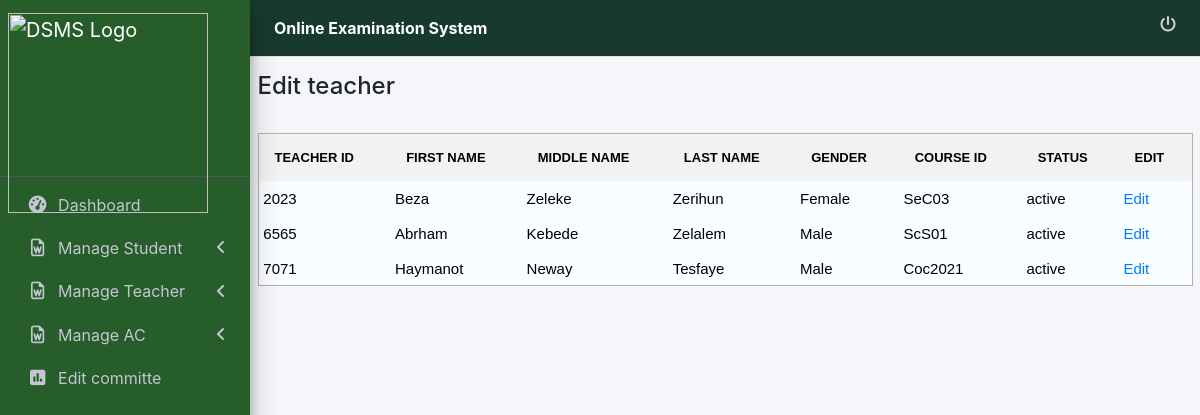
The app's page /Admin/edit_teacher.php with its own data.
### tables this page shows
CREATE TABLE `teacher` (
  `TEACHER_ID` int(11) NOT NULL,
  `F_NAME` varchar(50) DEFAULT NULL,
  `M_NAME` varchar(50) DEFAULT NULL,
  `L_NAME` varchar(50) DEFAULT NULL,
  `GENDER` enum('Male','Female') DEFAULT NULL,
  `COURSE_ID` varchar(50) DEFAULT NULL,
  `STATUS` enum('in active','active') NOT NULL DEFAULT 'active'
);

### Admin/edit_teacher.php (the view, shortened to what this page needs)
<?php
if($_SESSION['login']==='none'){
	echo "<script>window.open('../index.php?not_loggined=Please login!','_self')</script>";
}
else {
   $db = Database::getInstance();
   $con = $db->getConnection();
	?>
<html>
<head>
    <link rel="stylesheet" href="bootstrap-4.6.1-dist/css/bootstrap.css" >
    <link rel="stylesheet" href="../bootstrap-4.6.1-dist/asset/fontawesome/css/all.min.css">
    <link rel="stylesheet" href="../bootstrap-4.6.1-dist/asset/css/adminlte.min.css">
    <link rel="stylesheet" href="../bootstrap-4.6.1-dist/asset/css/style.css">
        <link rel="stylesheet" href="../style.css">
</head>
<body>
         <?php
           require("ad_nav.php");
         ?>
<div class="content-wrapper">
         <div class="container">
         <form method='post'>
            <br><br><br>
            <h4> Edit teacher </h4><br>
            <table width="100%" border="1" bordercolor="#bdaaaa"  >
                    <tr>
                      <th bgcolor="#e9eee2" class="style3"><div style=" text-align: left !important;" class="style9 style5"><strong>TEACHER ID</strong></div></th>
                      <th  bgcolor="#e9eee2" class="style3"><div align="left" class="style9 style5"><strong>FIRST NAME</strong></div></th>
                      <th bgcolor="#e9eee2" class="style3"><div align="left" class="style9 style5"><strong>MIDDLE NAME</strong></div></th>
                       <th bgcolor="#e9eee2" class="style3"><div align="left" class="style9 style5"><strong>LAST NAME</strong></div></th>
                       <th bgcolor="#e9eee2" class="style3"><div align="left" class="style9 style5"><strong>GENDER</strong></div></th>
                       <th bgcolor="#e9eee2" class="style3"><div align="left" class="style9 style5"><strong>COURSE ID</strong></div></th>
                       <th bgcolor="#e9eee2" class="style3"><div align="left" class="style9 style5"><strong>STATUS</strong></div></th>
                       <th bgcolor="#e9eee2" class="style3"><div align="left" class="style9 style5"><strong>EDIT</strong></div></th>
                    </tr>
                    <?php
                        $query10 = " SELECT * FROM teacher ";
                        $resultTF = mysqli_query($con, $query10);
                        if (!$resultTF) {
                            echo "Error: " . mysqli_error($con);
                        } else {
                            while ($row = mysqli_fetch_array($resultTF)) {
                                $e_id= $row['TEACHER_ID'];
                                $f_name = $row['F_NAME'];
                                $m_name = $row['M_NAME'];
                                $l_name = $row['L_NAME'];
                                $gen = $row['GENDER'];
                                $CID = $row['COURSE_ID'];
                                $status = $row['STATUS'];
                    ?>
                                <tr>
                                    <td bgcolor="#f8feff" class="style3"><div align="left" class="style9 style6"><?php echo $e_id; ?></div></td>
                                    <td bgcolor="#f8feff" class="style3"><div align="left" class="style9 style6"><?php echo $f_name; ?></div></td>
                                    <td bgcolor="#f8feff" class="style3"><div align="left" class="style9 style6"><?php echo $m_name; ?></div></td>
                                    <td bgcolor="#f8feff" class="style3"><div align="left" class="style9 style6"><?php echo $l_name; ?></div></td>
                                    <td bgcolor="#f8feff" class="style3"><div align="left" class="style9 style6"><?php echo $gen; ?></div></td>
                                    <td bgcolor="#f8feff" class="style3"><div align="left" class="style9 style6"><?php echo $CID; ?></div></td>
                                    <td bgcolor="#f8feff" class="style3"><div align="left" class="style9 style6"><?php echo $status; ?></div></td>
                                    <td bgcolor="#f8feff" class="style3">
                                        <div align="left" class="style9 style6"><a href="update_teacher.php?TEACHER_ID=<?php echo $e_id;?> " >
                                        Edit</a></div></td>
                                </tr>
                    <?php
                            }
                        }
                    ?>
                  </table>
</div>
</div>
   </body>
</html>
<?php } ?>

### style.css (style rules this page uses)
th, td { border: none; padding: 10px; text-align: center !important; }
td { height: 35px; font-size: 15px !important; }
th { background-color: #f2f2f2; font-weight: bold; }
tbody tr:nth-child(even) { background-color: #f9f9f9; }

### Admin/edit_teacher.php (style rules this page uses)
.style3 { font-family: Verdana, Arial, Helvetica, sans-serif; font-size: small; color: #000000; }
.style5 { color: #000000 }
.style6 { color: #000000 }
.style9 { font-family: Verdana, Arial, Helvetica, sans-serif }

### Admin/ad_nav.php (style rules this page uses)
th { padding: 1rem !important; }
table tr td { padding: 0.3rem !important; font-size: 13px; }

### records on screen
teacher: TEACHER_ID "2023", F_NAME "Beza", M_NAME "Zeleke", L_NAME "Zerihun", GENDER "Female", COURSE_ID "SeC03", STATUS "active"
teacher: TEACHER_ID "6565", F_NAME "Abrham", M_NAME "Kebede", L_NAME "Zelalem", GENDER "Male", COURSE_ID "ScS01", STATUS "active"
teacher: TEACHER_ID "7071", F_NAME "Haymanot", M_NAME "Neway", L_NAME "Tesfaye", GENDER "Male", COURSE_ID "Coc2021", STATUS "active"
